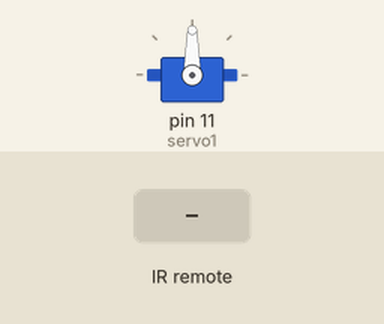
Bench run of a sketch on a simulated Arduino Uno, built with avr-gcc and run on an emulated ATmega328P. On the bench: servo. The test bench sets the inputs (shaded band).

Above: at 1.2 s.
1.3 s: infrared code 0xFD20DF received
At 1.8 s:
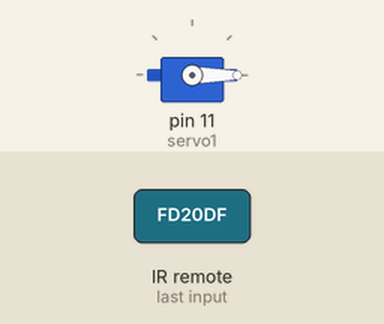
2.8 s: infrared code 0xFD609F received
At 4.1 s:
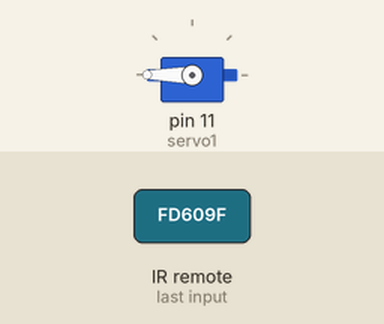
Timing chart, 0 to 5.8 s (numbered marks = the images above; inputs shaded):
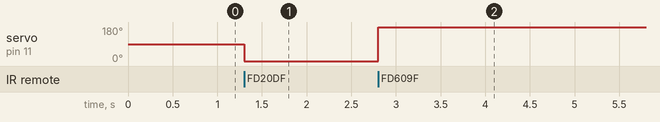

The sketch:

code.ino
```cpp
#include <IRremote.h>
#include <Servo.h>


#define irsensor 10
#define servo1 11

IRrecv irrecv(irsensor);
Servo myservo;
decode_results results;
void setup()
{
  myservo.attach(servo1);
  irrecv.enableIRIn();
  Serial.begin(9600);

}

void loop()
{
   if (irrecv.decode(&results)){
     	switch(results.value)
        {
          case 0xFD20DF:
          	myservo.write(0);
          	break;
          case 0xFD609F:
          	myservo.write(180);
          	break;
          default:
          	Serial.println("Invalid Input");
        }
     	irrecv.resume();
  }
}
```

Measured:
- after the input at 1.3 s, servo on pin 11 (servo1): 90° → 0° at once
- after the input at 2.8 s, servo on pin 11 (servo1): 0° → 180° at once
